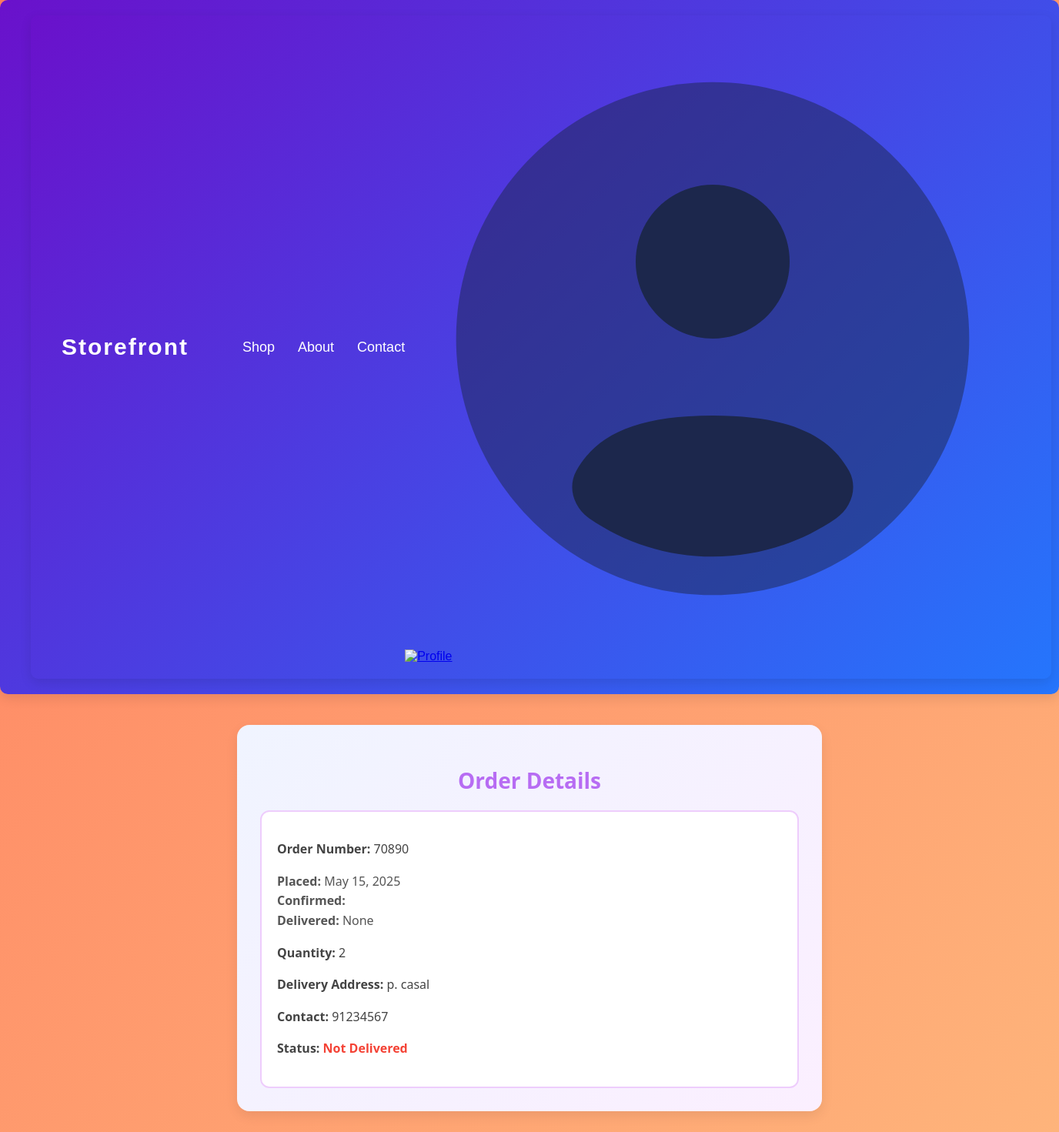
Page /order/70890/ (signed in) on the committed database.
### order/models.py (models this page shows, shortened)
class Order(models.Model):
    orderNum = models.CharField(max_length=150, default=str(random.randint(10000, 99999)))
    product = models.ForeignKey(Product, on_delete=models.CASCADE)
    user = models.ForeignKey(User, on_delete=models.CASCADE)
    quantity = models.IntegerField()
    address = models.TextField()
    phoneContact = models.IntegerField(default=0)
    placedDate = models.DateField(default=timezone.now)
    confirmDate = models.DateField(null=True, auto_now=True)
    deliveryDate = models.DateField(null=True)
    isDelivered = models.BooleanField(default=False)
    slug = models.SlugField()
    class Meta:
        ordering = ('user','placedDate')

### order/views.py (the view)
# urls.py: path('<slug:order>/', views.order_detail, name='order_page'),
def order_detail(request, order):
    if request.user.is_authenticated:
        order = get_object_or_404(Order, slug=order)
        return render(request, 'order/order/detail.html', {"order":order})
    else:
        return redirect('product_post:loginformpage')

### order/templates/order/order/detail.html (shortened to what this page needs)
{% extends "order/base.html" %}
{% load static %}
{% block content %}
<link rel="stylesheet" href="{% static 'css/order_detail.css' %}">
<div class="order-detail-container">
    <h2 class="order-heading">Order Details</h2>
    <div class="order-detail-card">
        <p><strong>Order Number:</strong> {{ order.orderNum }}</p>
        <p class="date-info">
            <strong>Placed:</strong> {{ order.placedDate }}<br>
            <strong>Confirmed:</strong> {{ order.confirmedDate }}<br>
            <strong>Delivered:</strong> {{ order.deliveryDate }}
        </p>
        <p><strong>Quantity:</strong> {{ order.quantity }}</p>
        <p><strong>Delivery Address:</strong> {{ order.address }}</p>
        <p><strong>Contact:</strong> {{ order.phoneContact }}</p>
        <p class="order-status">
            <strong>Status:</strong>
            <span class="{% if order.isDelivered %}delivered{% else %}not-delivered{% endif %}">
                {% if order.isDelivered %}Delivered{% else %}Not Delivered{% endif %}
            </span>
        </p>
    </div>
</div>
{% endblock %}

### storefront/static/css/main.css (style rules this page uses)
body { font-family: 'Poppins', sans-serif; background: linear-gradient(135deg, #ff7e5f, #feb47b); color: #333; margin: 0; padding: 0; transition: background 0.3s ease; }

### order/static/css/order_detail.css (style rules this page uses)
.order-detail-container { max-width: 700px; margin: 40px auto; padding: 30px; background: linear-gradient(135deg, #f0f4ff, #fbefff); border-radius: 16px; box-shadow: 0 6px 16px rgba(0, 0, 0, 0.08); font-family: 'Segoe UI', Tahoma, Geneva, Verdana, sans-serif; }
.order-heading { text-align: center; font-size: 28px; color: #b76cf3; margin-bottom: 20px; }
.order-detail-card { background-color: #ffffff; border: 2px solid #eecdfc; border-radius: 12px; padding: 20px; font-size: 16px; color: #444; line-height: 1.6; }
.date-info { color: #555; margin-bottom: 15px; }
.order-status { margin-top: 15px; }
.order-status .not-delivered { color: #f44336; font-weight: bold; }

### rows in the picture
Order: orderNum "70890", placedDate "May 15, 2025", deliveryDate "None", quantity "2", address "p. casal", phoneContact "91234567"
